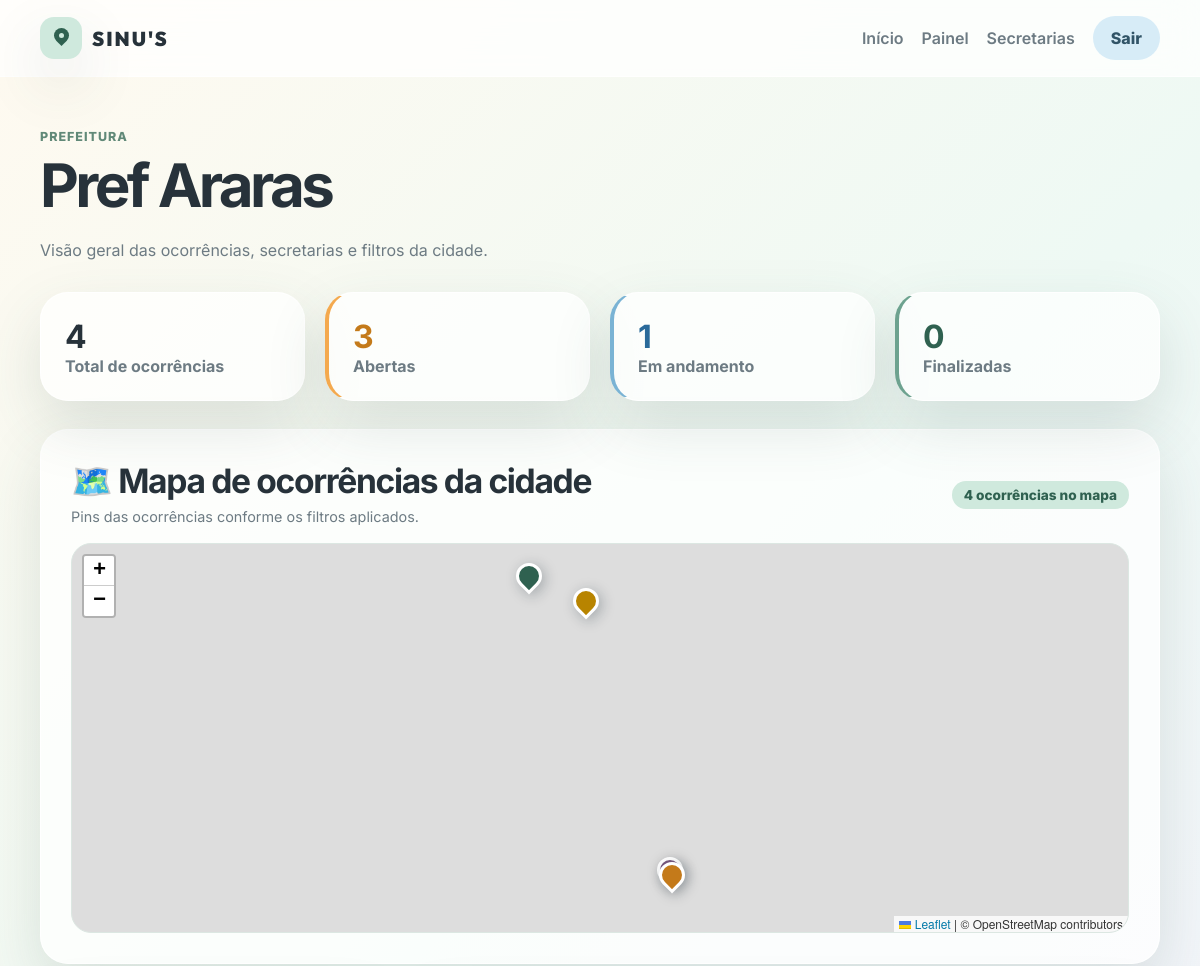
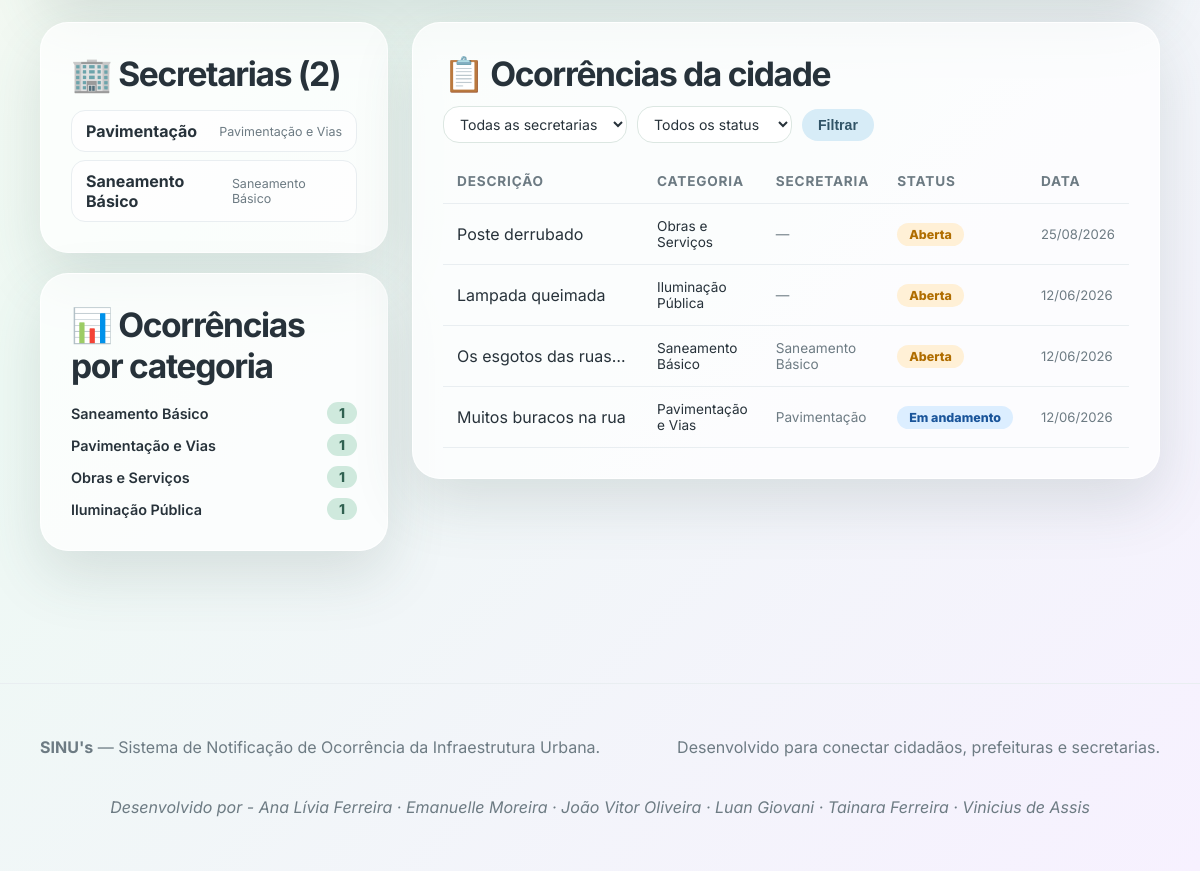
Screenshot of /painel/ (signed in) with the database file from the repository (2 pictures, top to bottom).
### Prefeitura/models.py (models this page shows)
class Prefeitura(models.Model):
    name=models.CharField(max_length=100)
    company_name=models.CharField(max_length=100) # razão social
    trade_name=models.CharField(max_length=100) # nome fantasia
    cnpj = BRCNPJField(unique=True) #masked.True salva com pontuação
    email = models.EmailField(max_length=254, unique=True)
    cep = BRPostalCodeField()
    usuario = models.OneToOneField('Usuario.Usuario', on_delete=models.CASCADE, null=True, blank=True)
    def __str__(self):
        return self.name

### Secretaria/models.py (models this page shows)
class Secretaria(models.Model):
    name       = models.CharField(max_length=100)
    email      = models.EmailField(max_length=100, unique=True)
    phone      = PhoneNumberField(region='BR')
    cep        = BRPostalCodeField()
    usuario    = models.OneToOneField(
        'Usuario.Usuario',
        on_delete=models.CASCADE,
        null=True, blank=True,
        related_name='secretaria_vinculada'
    )
    categoria  = models.CharField(
        max_length=2,
        choices=CategoriaSecretaria.choices,
        null=True, blank=True
    )
    prefeitura = models.ForeignKey(
        'Prefeitura.Prefeitura',
        on_delete=models.CASCADE,
        related_name='secretarias'
    )
    class Meta:
        unique_together = [['prefeitura', 'categoria']]  # RN03
    def __str__(self):
        return self.name

### Ocorrencias/models.py (models this page shows, shortened)
class Ocorrencia(models.Model):
    descricao  = models.CharField(max_length=450)
    cep        = BRPostalCodeField(blank=True, default='')
    latitude   = models.DecimalField(max_digits=9, decimal_places=6)
    longitude  = models.DecimalField(max_digits=9, decimal_places=6)
    status     = models.CharField(
                     max_length=2,
                     choices=StatusOcorrencia.choices,
                     default=StatusOcorrencia.ABERTA)
    prioridade = models.CharField(
                     max_length=1,
                     choices=PrioridadeOcorrencia.choices,
                     default=PrioridadeOcorrencia.BAIXA)
    categoria  = models.CharField(
                     max_length=2,
                     choices=CategoriaOcorrencia.choices)
    anonima    = models.BooleanField(default=False)
    usuario    = models.ForeignKey(
                     'Usuario.Usuario',
                     on_delete=models.SET_NULL,
                     null=True, blank=True,
                     related_name='ocorrencias')
    prefeitura = models.ForeignKey(
                     'Prefeitura.Prefeitura',
                     on_delete=models.RESTRICT,
                     related_name='ocorrencias')
    secretaria = models.ForeignKey(
                     'Secretaria.Secretaria',
                     on_delete=models.SET_NULL,
                     null=True, blank=True,
                     related_name='ocorrencias')
    date_created = models.DateTimeField(auto_now_add=True)
    date_update  = models.DateTimeField(auto_now=True)

### frontend/views.py (the view)
# urls.py: path('painel/',                 views.dashboard_view,          name='dashboard'),
@login_required
def dashboard_view(request):
    perfil = _perfil(request.user)
    if perfil == 'admin':
        return _dashboard_admin(request)
    if perfil == 'prefeitura':
        return _dashboard_prefeitura(request)
    if perfil == 'secretaria':
        return _dashboard_secretaria(request)
    return _dashboard_usuario(request)

### frontend/forms.py (shortened to what this page needs)
class SecretariaForm(BaseStyledForm):
    categoria = forms.ChoiceField(
        choices=[('', '— Selecione uma categoria —')] + list(CategoriaOcorrencia.choices),
        label='Categoria atendida',
        widget=forms.Select(attrs={'class': 'form-control'}),
    )
    def __init__(self, *args, prefeitura=None, **kwargs):
        super().__init__(*args, **kwargs)
        if prefeitura is not None:
            self.fields.pop('prefeitura', None)
    class Meta:
        model  = Secretaria
        fields = ['name', 'email', 'phone', 'cep', 'categoria', 'prefeitura']
        labels = {
            'name':       'Nome da secretaria',
            'email':      'E-mail institucional',
            'phone':      'Telefone',
            'cep':        'CEP',
            'prefeitura': 'Prefeitura vinculada',
        }

### frontend/templatetags/frontend_tags.py (called while the page is built)
@register.filter(name='has_attr')
def has_attr(obj, attr_name):
    return hasattr(obj, attr_name)

### frontend/views.py (called while the page is built)
def _perfil(user):
    if user.is_staff or user.is_superuser:
        return 'admin'
    if hasattr(user, 'prefeitura'):
        return 'prefeitura'
    if hasattr(user, 'secretaria_vinculada'):
        return 'secretaria'
    return 'usuario'

### SINUs_final/frontend/templates/frontend/dashboard_prefeitura.html (shortened to what this page needs)
{% extends 'frontend/base.html' %}
{% load static %}
{% block extra_css %}
<link rel="stylesheet" href="https://unpkg.com/leaflet@1.9.4/dist/leaflet.css">
{% endblock %}
{% block content %}
<section class="container dashboard">
  <div class="section-title row-between" style="margin-bottom: 28px;">
    <div>
      <span class="eyebrow">Prefeitura</span>
      <h1>{{ prefeitura.trade_name|default:prefeitura.name }}</h1>
      <p style="margin: 0;">Visão geral das ocorrências, secretarias e filtros da cidade.</p>
    </div>
  </div>
  <div class="stats-grid" style="margin-bottom: 28px;">
    <div class="stat-card"><strong>{{ total }}</strong><span>Total de ocorrências</span></div>
    <div class="stat-card" style="border-left: 4px solid #f4a94e;">
      <strong style="color: #c47a1a;">{{ abertas }}</strong><span>Abertas</span>
    </div>
    <div class="stat-card" style="border-left: 4px solid #7ab3d4;">
      <strong style="color: #2a6a9a;">{{ em_andamento }}</strong><span>Em andamento</span>
    </div>
    <div class="stat-card" style="border-left: 4px solid #6da28f;">
      <strong style="color: #2f6150;">{{ finalizadas }}</strong><span>Finalizadas</span>
    </div>
  </div>
  <article class="panel-card dashboard-map-card" style="margin-bottom: 24px;">
    <div class="row-between" style="margin-bottom: 14px; flex-wrap: wrap; gap: 12px;">
      <div>
        <h2 style="margin: 0;">🗺️ Mapa de ocorrências da cidade</h2>
        <p style="margin: 4px 0 0; color: var(--muted); font-size: .9rem;">Pins das ocorrências conforme os filtros aplicados.</p>
      </div>
      <span class="map-count">{{ ocorrencias_mapa|length }} ocorrências no mapa</span>
    </div>
    <div class="dashboard-map" data-dashboard-map data-points-script="prefeitura-ocorrencias-map-data" data-default-lat="-22.3572" data-default-lng="-47.3842"></div>
  </article>
  <div class="admin-grid" style="grid-template-columns: 1fr 1.6fr; gap: 24px; margin-bottom: 24px;">
    <div style="display: flex; flex-direction: column; gap: 20px;">
      <article class="panel-card">
        <h2>🏢 Secretarias ({{ secretarias|length }})</h2>
        {% if secretarias %}
          <ul style="list-style: none; padding: 0; margin: 12px 0 0; display: flex; flex-direction: column; gap: 8px;">
            {% for sec in secretarias %}
              <li style="display: flex; justify-content: space-between; align-items: center;
                         padding: 10px 14px; background: rgba(255,255,255,.7);
                         border: 1px solid var(--line); border-radius: 14px;">
                <span style="font-weight: 700;">{{ sec.name }}</span>
                <span style="font-size: .78rem; color: var(--muted);">{{ sec.get_categoria_display|default:"—" }}</span>
              </li>
            {% endfor %}
          </ul>
        {% else %}
          <p style="margin-top: 12px; color: var(--muted);">Nenhuma secretaria cadastrada ainda.</p>
        {% endif %}
      </article>
      {% if categorias_resumo %}
      <article class="panel-card">
        <h2>📊 Ocorrências por categoria</h2>
        <div style="margin-top: 12px; display: flex; flex-direction: column; gap: 10px;">
          {% for cat in categorias_resumo %}
            <div style="display: flex; justify-content: space-between; align-items: center;">
              <span style="font-size: .9rem; font-weight: 600;">{{ cat.nome }}</span>
              <span style="background: var(--mint); color: #2f6150; font-weight: 800;
                           padding: 3px 12px; border-radius: 999px; font-size: .85rem;">
                {{ cat.total }}
              </span>
            </div>
          {% endfor %}
        </div>
      </article>
      {% endif %}
    </div>
    <article class="panel-card" style="align-self: start;">
      <div class="row-between" style="margin-bottom: 16px; flex-wrap: wrap; gap: 12px;">
        <h2 style="margin: 0;">📋 Ocorrências da cidade</h2>
        <form method="get" style="display: flex; gap: 10px; flex-wrap: wrap; align-items: center;">
          <select name="secretaria" class="form-control" style="width: auto; padding: 8px 12px; font-size: .88rem;">
            <option value="">Todas as secretarias</option>
          </select>
          <select name="status" class="form-control" style="width: auto; padding: 8px 12px; font-size: .88rem;">
            <option value="">Todos os status</option>
          </select>
          <button class="btn btn-soft" type="submit" style="padding: 8px 16px; font-size: .88rem;">Filtrar</button>
        </form>
      </div>
      <div class="table-wrap">
        <table>
          <thead>
            <tr>
              <th>Descrição</th>
              <th>Categoria</th>
              <th>Secretaria</th>
              <th>Status</th>
              <th>Data</th>
            </tr>
          </thead>
          <tbody>
            {% for oc in ocorrencias %}
            <tr>
              <td style="max-width: 200px; white-space: nowrap; overflow: hidden; text-overflow: ellipsis;">
                {{ oc.descricao }}
              </td>
              <td style="font-size: .85rem;">{{ oc.get_categoria_display }}</td>
              <td style="font-size: .85rem; color: var(--muted);">{{ oc.secretaria|default:"—" }}</td>
              <td>
                {% if oc.status == 'AB' %}
                  <span class="badge badge-warn">Aberta</span>
                {% elif oc.status == 'EA' %}
                  <span class="badge badge-blue">Em andamento</span>
                {% elif oc.status == 'RE' %}
                  <span class="badge badge-ok">Finalizada</span>
                {% else %}
                  <span class="badge">{{ oc.get_status_display }}</span>
                {% endif %}
              </td>
              <td style="color: var(--muted); font-size: .82rem;">{{ oc.date_created|date:"d/m/Y" }}</td>
            </tr>
            {% empty %}
            <tr><td colspan="5" style="text-align: center; padding: 28px; color: var(--muted);">
              Nenhuma ocorrência encontrada para os filtros selecionados.
            </td></tr>
            {% endfor %}
          </tbody>
        </table>
      </div>
    </article>
  </div>
</section>
{% endblock %}

### SINUs_final/frontend/templates/frontend/base.html (shortened to what this page needs)
{% load static %}
{% load frontend_tags %}
<!doctype html>
<html lang="pt-br">
<head>
  <link rel="stylesheet" href="{% static 'frontend/css/styles.css' %}">
  {% block extra_css %}{% endblock %}
</head>
<body>
  <header class="site-header">
    <nav class="nav container">
      <a class="brand" href="{% url 'frontend:landing' %}">
        <span class="brand-mark">S</span>
        <span>SINU'S</span>
      </a>
      <div class="nav-links">
        <a href="{% url 'frontend:landing' %}">Início</a>
        {% if request.user.is_authenticated %}
          <a href="{% url 'frontend:dashboard' %}">Painel</a>
          {% if request.user.is_staff %}
            <a href="{% url 'frontend:prefeituras' %}">Prefeituras</a>
            <a href="{% url 'frontend:secretarias' %}">Secretarias</a>
          {% elif request.user.is_authenticated and request.user|has_attr:"prefeitura" %}
            <a href="{% url 'frontend:secretarias' %}">Secretarias</a>
          {% endif %}
          <a class="btn btn-soft" href="{% url 'frontend:logout' %}">Sair</a>
        {% else %}
          <a href="{% url 'frontend:login' %}">Login</a>
          <a class="btn btn-primary" href="{% url 'frontend:cadastro_usuario' %}">Cadastrar</a>
        {% endif %}
      </div>
    </nav>
  </header>
  <main>
    {% block content %}{% endblock %}
  </main>
  <footer class="footer">
    <div class="container footer-grid">
      <p><strong>SINU's</strong> — Sistema de Notificação de Ocorrência da Infraestrutura Urbana.</p>
      <p>Desenvolvido para conectar cidadãos, prefeituras e secretarias.</p>
    </div>
    <div class="container footer-grid" style="justify-content: center; text-align: center;">
  <p><em>Desenvolvido por - Ana Lívia Ferreira · Emanuelle Moreira · João Vitor Oliveira · Luan Giovani · Tainara Ferreira · Vinicius de Assis</em></p>
    </div>
  </footer>
</body>
</html>

### rows the page displays
Prefeitura: trade_name "Pref Araras"
Secretaria: name "Pavimentação", categoria "Pavimentação e Vias"
Secretaria: name "Saneamento Básico", categoria "Saneamento Básico", nome "Saneamento Básico", total "1"
Ocorrencia: descricao "Poste derrubado", categoria "Obras e Serviços", secretaria "—", status "Aberta", date_created "25/08/2026"
Ocorrencia: descricao "Lampada queimada", categoria "Iluminação Pública", secretaria "—", status "Aberta", date_created "12/06/2026"
Ocorrencia: descricao "Os esgotos das ruas…", categoria "Saneamento Básico", secretaria "Saneamento Básico", status "Aberta", date_created "12/06/2026"
Ocorrencia: descricao "Muitos buracos na rua", categoria "Pavimentação e Vias", secretaria "Pavimentação", status "Em andamento", date_created "12/06/2026"

### other values shown
{{ total }} "4"
{{ abertas }} "3"
{{ em_andamento }} "1"
{{ finalizadas }} "0"
{{ ocorrencias_mapa|length }} "4"
{{ secretarias|length }} "2"
{{ cat.nome }} "Pavimentação e Vias" "Obras e Serviços" "Iluminação Pública"
{{ cat.total }} "1" "1" "1"
